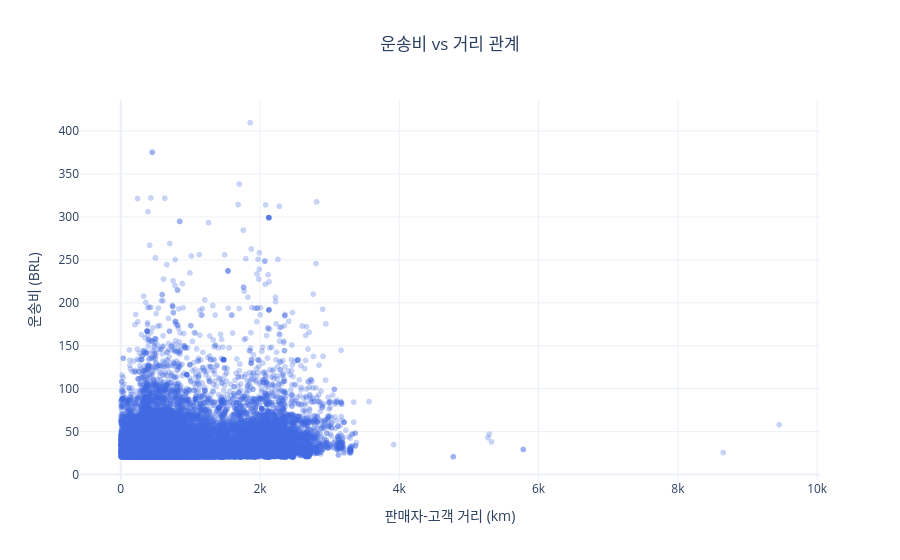

Write notebook code for a chart like this one.
### Code cell
fig = px.scatter(
    df_high_freight,
    x='distance_km',
    y='freight_value',
    opacity=0.3,
    title='운송비 vs 거리 관계',
    labels={
        'distance_km': '판매자-고객 거리 (km)',
        'freight_value': '운송비 (BRL)'
    },
    template='plotly_white'
)

fig.update_traces(marker=dict(color='royalblue'))
fig.update_layout(title_x=0.5)
fig.show()

### Figure 1 — Plotly figure (JSON) as saved in the notebook; plotly's stock layout.template omitted (floating-point values rounded to 4 significant figures; data arrays with more than 128 entries replaced by an {"elided": "..."} marker saying what was removed)
{"data": [{"hovertemplate": "판매자-고객 거리 (km)=%{x}<br>운송비 (BRL)=%{y}<extra></extra>", "legendgroup": "", "marker": {"color": "royalblue", "opacity": 0.3, "symbol": "circle"}, "mode": "markers", "name": "", "showlegend": false, "type": "scattergl", "x": {"elided": "32700 float values"}, "xaxis": "x", "y": {"elided": "32700 float values"}, "yaxis": "y"}], "layout": {"legend": {"tracegroupgap": 0}, "title": {"text": "운송비 vs 거리 관계", "x": 0.5}, "xaxis": {"anchor": "y", "domain": [0, 1], "title": {"text": "판매자-고객 거리 (km)"}}, "yaxis": {"anchor": "x", "domain": [0, 1], "title": {"text": "운송비 (BRL)"}}}}
